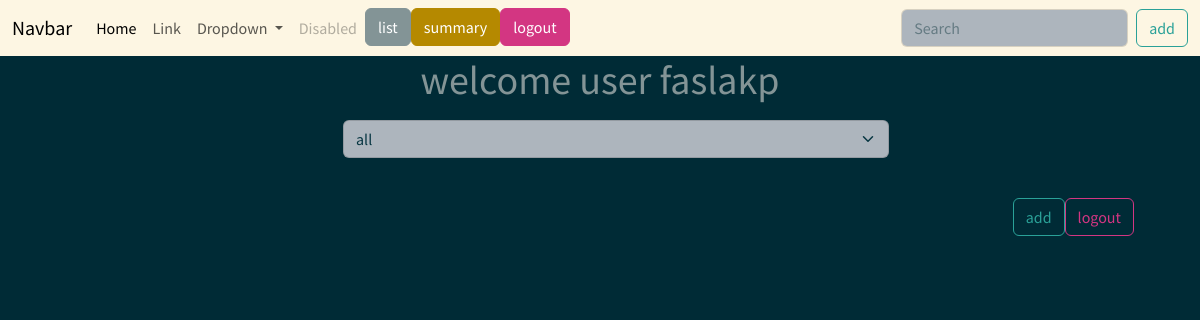
Before: /expense/list (signed in) with the older database file.
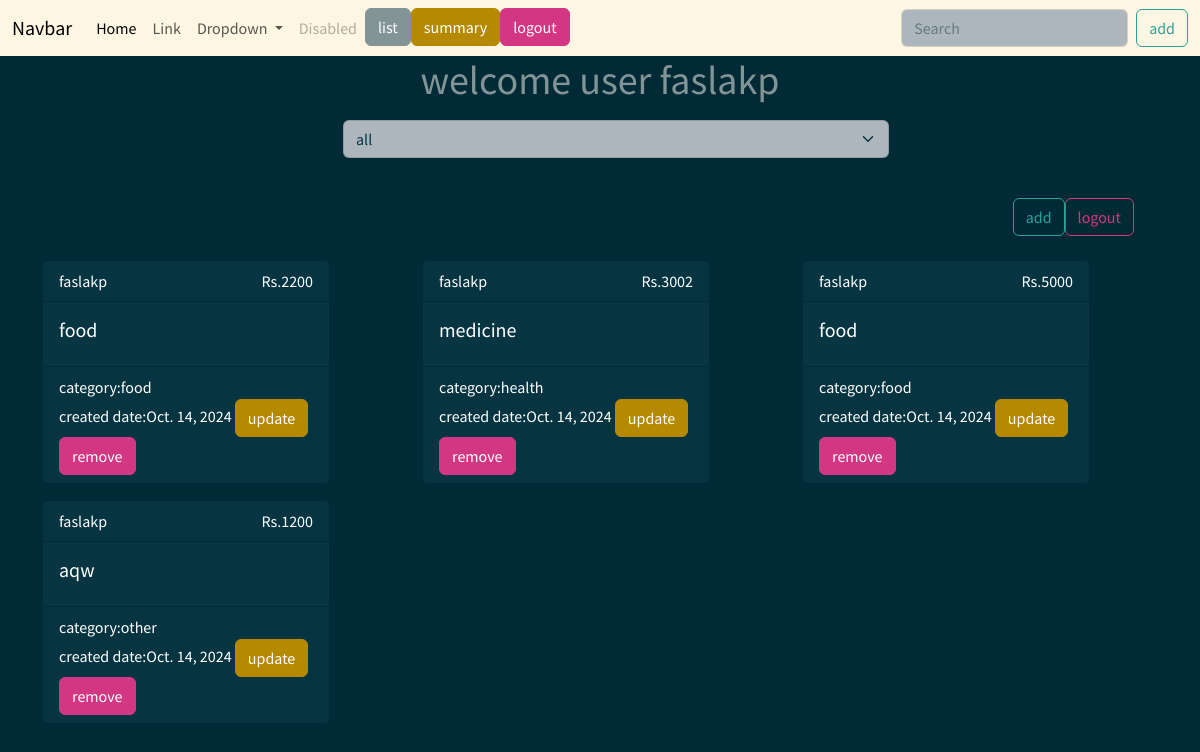
After: the same page with the newer database file.
### budget/models.py (models this page shows, shortened)
class Expense(models.Model):
    title=models.CharField(max_length=200)
    amount=models.PositiveIntegerField()
    created_date=models.DateTimeField(auto_now_add=True)
    category_choices=(
        ("food","food"),
        ("travel","travel"),
        ("health","health"),
        ("other","other"),
    )
    category=models.CharField(max_length=200,choices=category_choices,default="other")
    user=models.ForeignKey(User,on_delete=models.CASCADE)

### budget/views.py (the view)
# urls.py: path("expense/list",views.ExpenseListView.as_view(),name="expense-list"),
@method_decorator(decs,name="dispatch")
class ExpenseListView(View):
    def get(self,request,*args,**kwargs):
        selected_category=request.GET.get("category","all")
        if selected_category == "all":
            qs=Expense.objects.filter(user=request.user)
        else:
            qs=Expense.objects.filter(category=selected_category,user=request.user)
        return render(request,"expense_list.html",{"expense":qs,"selected":selected_category})

### budget/templates/expense_list.html (shortened to what this page needs)
{%extends 'base.html'%}
{%block main_block%}
<div class="container">
    <h1 class="text-center">welcome user {{request.user}}</h1>
    <div class="container m-3">
        <div class="w-50 mx-auto">
            <form action="">
                <select name="category" id="" class="form-select" onchange="this.form.submit()">
                    <option value="all" {%if selected == "all"%} selected {%endif%}>all</option>
                </select>
            </form>
        </div>
    </div>
    <div class="d-flex justify-content-end p-4">
        <a href="{%url 'expense-add'%}" class="btn btn-outline-success" type="submit">add</a>
        <a href="{%url 'expense-signout'%}" class="btn btn-outline-danger" type="submit">logout</a>
    </div>
    <div class="row">
       {%for e in expense%}
            <div class="col-4">
                <div class="card text-bg-dark mb-3" style="max-width: 18rem;">
                    <div class="card-header d-flex justify-content-between">
                        <div>{{e.user}}</div>
                        <div> Rs.{{e.amount}}</div>
                    </div>
                    <div class="card-body">
                        <h5 class="card-title">{{e.title}}</h5>
                    </div>
                    <div class="card-footer text-body-white">
                        <div>category:{{e.category}}</div>
                        created date:{{e.created_date|date}}
                        <a href="{%url 'expense-update' e.id%}" class="btn btn-primary">update</a>
                        <a href="{%url 'expense-delete' e.id%}" class="btn btn-danger">remove</a>
                    </div>
                </div>
            </div>
       {%endfor%}
        </div>
    </div>
{%endblock%}

Changed rows visible on the page:
added Expense: user "faslakp", amount "2200", title "food", category "food", created_date "Oct. 14, 2024"
added Expense: user "faslakp", amount "3002", title "medicine", category "health", created_date "Oct. 14, 2024"
added Expense: user "faslakp", amount "5000", title "food", category "food", created_date "Oct. 14, 2024"
added Expense: user "faslakp", amount "1200", title "aqw", category "other", created_date "Oct. 14, 2024"
